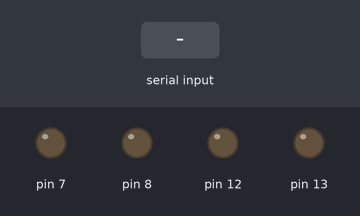
Recording of a sketch running on a simulated Arduino Uno, built with avr-gcc and run on an emulated ATmega328P. Parts: output pins drawn as LEDs (lit = HIGH). The test bench sets the inputs (shaded band). What the sketch prints to the serial monitor is not drawn.

Above: at 1.2 s.
1.3 s: "a" received over Serial
At 1.8 s:
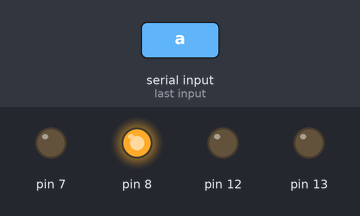
2.8 s: "b" received over Serial
At 4.0 s:
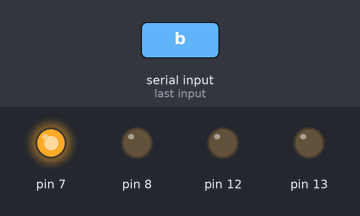
4.3 s: "1" received over Serial
At 5.3 s:
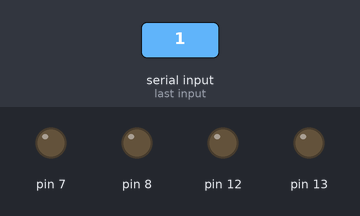
Timing chart, 0 to 7.3 s (numbered marks = the images above; inputs shaded):
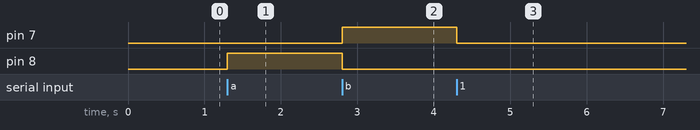

The sketch:

bluetooth.ino
```cpp
       int Incoming_value = 0;

void setup()
{
  Serial.begin(9600);
  pinMode(13, OUTPUT);
  pinMode(12, OUTPUT);
  pinMode(8, OUTPUT);
  pinMode(7, OUTPUT);
}

void loop()
{
  if (Serial.available() > 0)
  {
    Incoming_value = Serial.read();

    Serial.print(Incoming_value);
  if(Incoming_value=='a')
  {
    digitalWrite(8,HIGH);
    digitalWrite(7,LOW);
  }
  else if(Incoming_value=='b')
  {
    digitalWrite(7,HIGH);
    digitalWrite(8,LOW);
  }
  else
  {
    digitalWrite(8,LOW);
    digitalWrite(7,LOW);
  }
  }
}
```

Measured:
- after the input at 1.3 s, pin 8: LOW → HIGH at once
- after the input at 2.8 s, pin 7: LOW → HIGH at once; pin 8: HIGH → LOW at once
- after the input at 4.3 s, pin 7: HIGH → LOW at once
